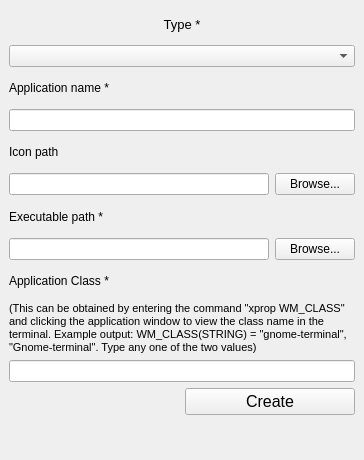
<?xml version="1.0" encoding="UTF-8"?>
<ui version="4.0">
 <class>MainWindow</class>
 <widget class="QMainWindow" name="MainWindow">
  <property name="geometry">
   <rect>
    <x>0</x>
    <y>0</y>
    <width>364</width>
    <height>460</height>
   </rect>
  </property>
  <property name="sizePolicy">
   <sizepolicy hsizetype="Expanding" vsizetype="Expanding">
    <horstretch>0</horstretch>
    <verstretch>0</verstretch>
   </sizepolicy>
  </property>
  <property name="windowTitle">
   <string>Desktop Shortcut Creator</string>
  </property>
  <widget class="QWidget" name="centralwidget">
   <layout class="QGridLayout" name="gridLayout">
    <item row="19" column="0" colspan="2">
     <widget class="QLabel" name="label_6">
      <property name="text">
       <string>Application Class *</string>
      </property>
     </widget>
    </item>
    <item row="8" column="0">
     <widget class="QLabel" name="label_2">
      <property name="font">
       <font>
        <pointsize>9</pointsize>
       </font>
      </property>
      <property name="text">
       <string>Application name *</string>
      </property>
     </widget>
    </item>
    <item row="12" column="0">
     <widget class="QLabel" name="label">
      <property name="font">
       <font>
        <pointsize>9</pointsize>
       </font>
      </property>
      <property name="text">
       <string>Icon path</string>
      </property>
     </widget>
    </item>
    <item row="16" column="0">
     <widget class="QLabel" name="label_3">
      <property name="font">
       <font>
        <pointsize>9</pointsize>
       </font>
      </property>
      <property name="text">
       <string>Executable path *</string>
      </property>
     </widget>
    </item>
    <item row="13" column="0" colspan="2">
     <layout class="QHBoxLayout" name="horizontalLayout">
      <item>
       <widget class="QLineEdit" name="icon_path"/>
      </item>
      <item>
       <widget class="QPushButton" name="icon_button">
        <property name="text">
         <string>Browse...</string>
        </property>
       </widget>
      </item>
     </layout>
    </item>
    <item row="11" column="0" colspan="2">
     <layout class="QHBoxLayout" name="horizontalLayout_3">
      <item>
       <widget class="QLineEdit" name="app_name"/>
      </item>
     </layout>
    </item>
    <item row="6" column="0" colspan="2">
     <widget class="QLabel" name="label_5">
      <property name="font">
       <font>
        <pointsize>10</pointsize>
       </font>
      </property>
      <property name="text">
       <string>Type *</string>
      </property>
      <property name="alignment">
       <set>Qt::AlignCenter</set>
      </property>
     </widget>
    </item>
    <item row="22" column="1">
     <widget class="QPushButton" name="create">
      <property name="font">
       <font>
        <pointsize>12</pointsize>
       </font>
      </property>
      <property name="text">
       <string>Create</string>
      </property>
     </widget>
    </item>
    <item row="23" column="0" colspan="2">
     <layout class="QHBoxLayout" name="horizontalLayout_4">
      <item>
       <widget class="QLabel" name="label_4">
        <property name="text">
         <string/>
        </property>
        <property name="alignment">
         <set>Qt::AlignCenter</set>
        </property>
       </widget>
      </item>
     </layout>
    </item>
    <item row="7" column="0" colspan="2">
     <widget class="QComboBox" name="type"/>
    </item>
    <item row="18" column="0" colspan="2">
     <layout class="QHBoxLayout" name="horizontalLayout_2">
      <item>
       <widget class="QLineEdit" name="exec_path"/>
      </item>
      <item>
       <widget class="QPushButton" name="exec_button">
        <property name="text">
         <string>Browse...</string>
        </property>
       </widget>
      </item>
     </layout>
    </item>
    <item row="21" column="0" colspan="2">
     <layout class="QHBoxLayout" name="horizontalLayout_5">
      <item>
       <widget class="QLineEdit" name="app_class"/>
      </item>
     </layout>
    </item>
    <item row="20" column="0" colspan="2">
     <widget class="QLabel" name="label_7">
      <property name="font">
       <font>
        <pointsize>8</pointsize>
       </font>
      </property>
      <property name="text">
       <string>(This can be obtained by entering the command &quot;xprop WM_CLASS&quot; and clicking the application window to view the class name in the terminal. Example output: WM_CLASS(STRING) = &quot;gnome-terminal&quot;, &quot;Gnome-terminal&quot;. Type any one of the two values)</string>
      </property>
      <property name="wordWrap">
       <bool>true</bool>
      </property>
     </widget>
    </item>
   </layout>
  </widget>
 </widget>
 <resources/>
 <connections/>
</ui>
